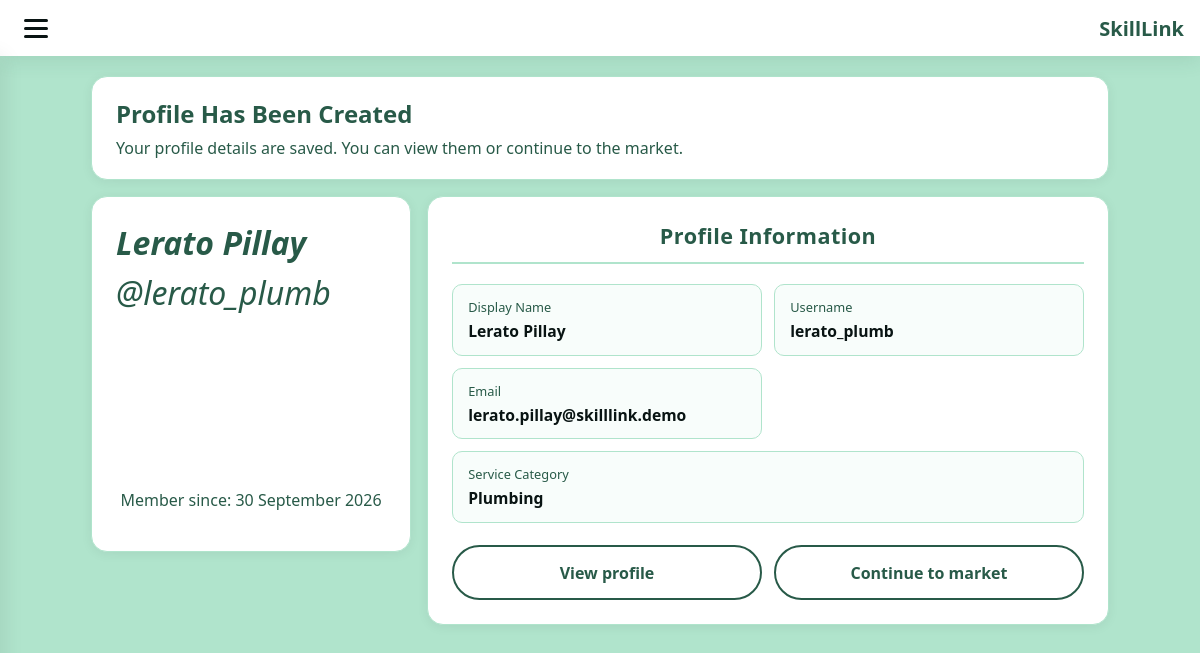
The app's page /profile-created.php (signed in) with its own data.
### tables this page shows
CREATE TABLE IF NOT EXISTS profiles (
    user_id INT NOT NULL,
    display_name VARCHAR(255) NOT NULL,
    username VARCHAR(255) NOT NULL,
    primary_category_slug VARCHAR(255) NULL DEFAULT NULL,
    profile_photo VARCHAR(255) NULL DEFAULT NULL,
    updated_at TIMESTAMP NULL DEFAULT NULL ON UPDATE CURRENT_TIMESTAMP,
    PRIMARY KEY (user_id),
    CONSTRAINT fk_profiles_user
        FOREIGN KEY (user_id) REFERENCES users(id)
        ON DELETE CASCADE
        ON UPDATE CASCADE
);

CREATE TABLE IF NOT EXISTS users (
    id INT AUTO_INCREMENT PRIMARY KEY,
    email VARCHAR(255) NOT NULL UNIQUE,
    password_hash VARCHAR(255) NOT NULL,
    role ENUM('user', 'admin') NOT NULL DEFAULT 'user',
    account_status ENUM('active', 'promoted', 'restricted', 'deleted') NOT NULL DEFAULT 'active',
    created_at TIMESTAMP DEFAULT CURRENT_TIMESTAMP
);

### profile_photo.php (called while the page is built, shortened)
<?php
function isSafeProfilePhotoPath(?string $relativePath): bool
{
    if ($relativePath === null || $relativePath === "") {
        return false;
    }
    $relativePath = str_replace("\\", "/", $relativePath);
    return strpos($relativePath, "..") === false
        && str_starts_with($relativePath, "uploads/profile-photos/")
        && is_file(__DIR__ . "/" . $relativePath);
}

### auth.php (called while the page is built, shortened)
<?php
function categoryLabel(string $slug): string
{
    $labels = [
        "tree-felling" => "Tree Felling",
        "plumbing" => "Plumbing",
        "electrical" => "Electrical",
        "gardening" => "Gardening",
        "painting" => "Painting",
        "cleaning" => "Cleaning",
        "carpentry" => "Carpentry",
        "other" => "Other",
    ];
    return $labels[$slug] ?? ucfirst(str_replace("-", " ", $slug));
}

### profile-created.php (the view, shortened to what this page needs)
<?php
require_once __DIR__ . "/auth.php";
require_once __DIR__ . "/profile_photo.php";
$pdo = getPdo();
$userId = (int) $_SESSION["logged_in_user_id"];
$userStmt = $pdo->prepare("SELECT email, created_at FROM users WHERE id = :id LIMIT 1");
$userStmt->execute([":id" => $userId]);
$user = $userStmt->fetch();
$profileStmt = $pdo->prepare(
    "SELECT display_name, username, profile_photo, primary_category_slug FROM profiles WHERE user_id = :user_id LIMIT 1"
);
$profileStmt->execute([":user_id" => $userId]);
$profile = $profileStmt->fetch();
$displayName = $profile["display_name"] ?? "";
$username = $profile["username"] ?? "";
$email = $user["email"] ?? "";
$categorySlug = $profile["primary_category_slug"] ?? "";
$categoryLabel = $categorySlug !== "" ? categoryLabel($categorySlug) : "Not selected";
$profilePhotoPath = $profile["profile_photo"] ?? "";
$hasProfilePhoto = isSafeProfilePhotoPath($profilePhotoPath);
$memberSince = "—";
if (!empty($user["created_at"])) {
    $memberSince = date("j F Y", strtotime($user["created_at"]));
}
?>
<!DOCTYPE html>
<html lang="en">
<head>
    <link rel="stylesheet" href="profile-created.css">
</head>
<body class="profile-created-page">
    <nav class="nav-bar profile-nav">
        <label class="hamburger" for="menu-toggle-created">
            <span></span>
            <span></span>
            <span></span>
        </label>
        <a href="index.php" class="logo">SkillLink</a>
    </nav>
    <main class="created-main">
        <header class="created-header">
            <h1>Profile Has Been Created</h1>
            <p>Your profile details are saved. You can view them or continue to the market.</p>
        </header>
        <section class="created-layout">
            <aside class="profile-summary-card">
                <h2 class="profile-summary-name"><?php echo htmlspecialchars($displayName); ?></h2>
                <p class="profile-summary-username">@<?php echo htmlspecialchars($username); ?></p>
                <div class="profile-avatar-wrap">
                    <?php if ($hasProfilePhoto): ?>
                        <img src="<?php echo htmlspecialchars($profilePhotoPath); ?>" alt="Profile photo" class="profile-avatar-image" width="140" height="140">
                    <?php else: ?>
                        <div class="profile-avatar">
                            <span><?php echo htmlspecialchars(strtoupper(substr($displayName, 0, 1))); ?></span>
                        </div>
                    <?php endif; ?>
                </div>
                <p class="profile-member-since">Member since: <?php echo htmlspecialchars($memberSince); ?></p>
            </aside>
            <section class="created-details-card">
                <h2 class="profile-section-heading">Profile Information</h2>
                <div class="detail-grid">
                    <div class="detail-item">
                        <span class="detail-label">Display Name</span>
                        <span class="detail-value"><?php echo htmlspecialchars($displayName); ?></span>
                    </div>
                    <div class="detail-item">
                        <span class="detail-label">Username</span>
                        <span class="detail-value"><?php echo htmlspecialchars($username); ?></span>
                    </div>
                    <div class="detail-item">
                        <span class="detail-label">Email</span>
                        <span class="detail-value"><?php echo htmlspecialchars($email); ?></span>
                    </div>
                    <div class="detail-item detail-item-wide">
                        <span class="detail-label">Service Category</span>
                        <span class="detail-value"><?php echo htmlspecialchars($categoryLabel); ?></span>
                    </div>
                </div>
                <div class="form-actions">
                    <a href="profile.php" class="btn-secondary">View profile</a>
                    <a href="market.php" class="btn-primary">Continue to market</a>
                </div>
            </section>
        </section>
    </main>
</body>
</html>

### profile-created.css (style rules this page uses)
:root { --color-bg: #B0E4CC; --color-surface: #fff; --color-primary: #285A48; --color-primary-light: #408A71; --color-text: #091413; --color-text-muted: #285A48; --color-border: #B0E4CC; --font-main: 'Segoe UI', system-ui, sans-serif; --radius-sm: 6px; --radius-md: 10px; --radius-lg: 16px; --radius-pill: 999px; --shadow-soft: 0 4px 20px rgba(40, 90, 72, 0.12); --shadow-card: 0 2px 12px rgba(0, 0, 0, 0.06); }
*, *::before, *::after { box-sizing: border-box; }
body { margin: 0; font-family: var(--font-main); background: var(--color-bg); color: var(--color-text); min-height: 100vh; }
a { color: inherit; text-decoration: none; }
.nav-bar { position: fixed; top: 0; left: 0; right: 0; height: 56px; background: var(--color-surface); box-shadow: var(--shadow-soft); display: flex; align-items: center; justify-content: space-between; padding: 0 1rem; z-index: 100; flex-wrap: wrap; }
.logo { font-weight: 700; font-size: 1.25rem; color: var(--color-primary); }
.hamburger { display: flex; flex-direction: column; gap: 5px; cursor: pointer; padding: 8px; }
.hamburger span { width: 24px; height: 3px; background: var(--color-text); border-radius: 2px; transition: transform 0.3s, opacity 0.3s; }
.profile-nav { justify-content: space-between; }
.profile-nav .hamburger { margin-left: 0; order: 0; }
.profile-nav .logo { order: 1; }
.created-main { padding-top: 76px; padding-bottom: 2.5rem; max-width: 1050px; margin: 0 auto; padding-left: 1rem; padding-right: 1rem; }
.created-header { background: var(--color-surface); border: 1px solid var(--color-border); border-radius: var(--radius-lg); box-shadow: var(--shadow-card); padding: 1.25rem 1.5rem; margin-bottom: 1rem; }
.created-header h1 { margin: 0; color: var(--color-primary); font-size: 1.5rem; }
.created-header p { margin: 0.45rem 0 0 0; color: var(--color-text-muted); }
.created-layout { display: grid; gap: 1rem; }
@media (min-width: 880px) { .created-layout { grid-template-columns: 320px 1fr; align-items: start; } }
.profile-summary-card, .created-details-card { background: var(--color-surface); border-radius: var(--radius-lg); box-shadow: var(--shadow-card); border: 1px solid var(--color-border); padding: 1.5rem; }
.profile-summary-name { font-size: 2rem; color: var(--color-primary); margin: 0; font-style: italic; }
.profile-summary-username { font-size: 2rem; color: var(--color-primary); margin: 0.4rem 0 1.2rem 0; font-style: italic; }
.profile-avatar-wrap { display: flex; justify-content: center; margin: 1rem 0; }
.profile-avatar { width: 140px; height: 140px; border-radius: 50%; overflow: hidden; }
.profile-member-since { margin-top: 1rem; text-align: center; color: var(--color-text-muted); }
.profile-section-heading { font-size: 1.35rem; font-weight: 700; color: var(--color-primary); text-align: center; margin: 0 0 1.25rem 0; padding-bottom: 0.75rem; border-bottom: 2px solid var(--color-border); letter-spacing: 0.02em; }
.detail-grid { display: grid; grid-template-columns: 1fr; gap: 0.75rem; }
@media (min-width: 700px) { .detail-grid { grid-template-columns: 1fr 1fr; } }
@media (min-width: 700px) { .detail-item-wide { grid-column: 1 / -1; } }
.detail-item { border: 1px solid var(--color-border); border-radius: var(--radius-md); padding: 0.8rem 0.95rem; background: #f8fdfb; }
.detail-label { display: block; font-size: 0.8rem; color: var(--color-text-muted); margin-bottom: 0.25rem; }
.detail-value { display: block; font-size: 0.98rem; color: var(--color-text); font-weight: 600; word-break: break-word; }
.form-actions { margin-top: 1.4rem; display: grid; grid-template-columns: 1fr; gap: 0.75rem; }
@media (min-width: 560px) { .form-actions { grid-template-columns: 1fr 1fr; } }
.btn-primary, .btn-secondary { display: inline-block; width: 100%; text-align: center; padding: 0.9rem 1rem; border-radius: var(--radius-pill); font-size: 1rem; font-weight: 600; cursor: pointer; }
.btn-primary { background: transparent; color: var(--color-primary); border: 2px solid var(--color-primary); }
.btn-secondary { background: transparent; color: var(--color-primary); border: 2px solid var(--color-primary); }

### records on screen
profiles: display_name "Lerato Pillay", username "lerato_plumb", primary_category_slug "Plumbing"
users: created_at "30 September 2026", email "lerato.pillay@skilllink.demo"
